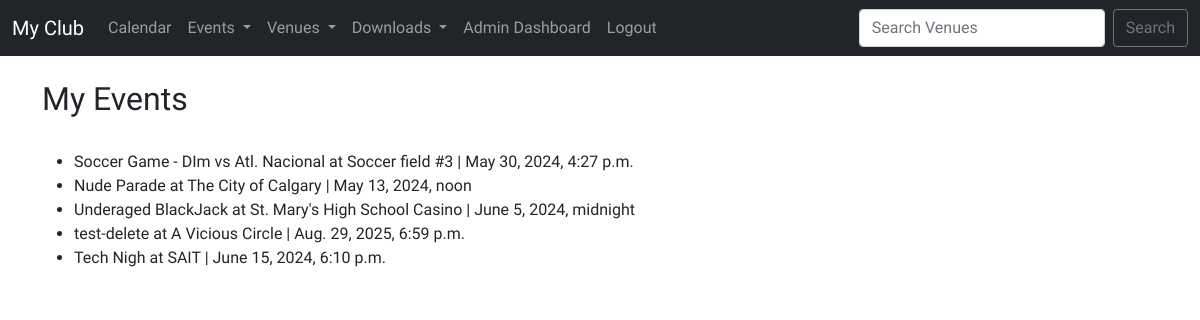
The app's page /my_events (signed in), older data.
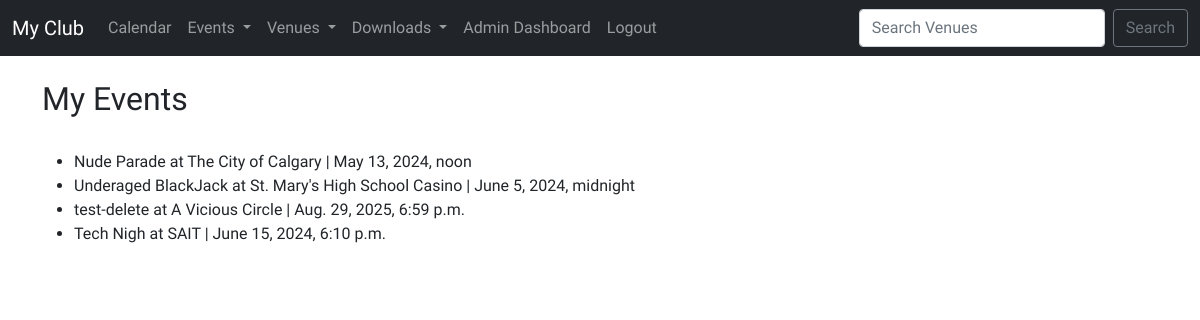
The same page, newer data.
### events/models.py (models this page shows, shortened)
class Event(models.Model):
    name            = models.CharField('Event Name', max_length=150)
    event_date      = models.DateTimeField('Event date')
    venue           = models.ForeignKey(Venue, on_delete=models.CASCADE, blank=True, null=True)   #connect Venue entity
    manager         = models.ForeignKey(User, blank=True, null=True, on_delete=models.SET_NULL, related_name='managed_event')    # events linked to user won't be deleted if user is deleted
    description     = models.TextField(blank=True)
    attendees       = models.ManyToManyField(User, blank=True, related_name='attended_events')
    approved        = models.BooleanField('Approved', default=False, blank=True, null=True)
    def __str__(self):
        return self.name

class Venue(models.Model):
    name            = models.CharField('Venue Name', max_length=120)
    address         = models.CharField(max_length=300)
    zip_code        = models.CharField('Zip Code', max_length=12)
    phone           = models.CharField('Contact Phone', max_length=25, blank=True)
    web             = models.URLField('Website Address', blank=True)
    email_address   = models.EmailField('Email', blank=True)
    owner           = models.ForeignKey(User, on_delete=models.CASCADE, verbose_name='Venue Owner')     # associates with user_id
    venue_image     = models.ImageField(upload_to="images/", null=True, blank=True)
    def __str__(self):
        return self.name

### events/views.py (the view)
# urls.py: path('my_events', views.my_events, name='my-events'),
def my_events(request):
    if request.user.is_authenticated:
        user = request.user.id
        events = Event.objects.filter(attendees=user)
        return render(request, 'events/my_events.html',
                      {"events":events,})
    else:
        messages.success(request, ("You aren't Authorized to View this Page."))
        return redirect('events:list-events')

### events/templates/events/my_events.html
{% extends 'base.html' %}
{% block content %}
    <h2>My Events</h2>
    <br>
    <ul>
        {% for event in events %}
            <li>{{ event }} at {{ event.venue }} | {{ event.event_date }}<br>
        {% endfor %}
    </ul>
{% endblock %}

Row changes from the older to the newer data that the page shows:
removed Event: name "Soccer Game - DIm vs Atl. Nacional", venue "Soccer field #3", event_date "May 30, 2024, 4:27 p.m."
